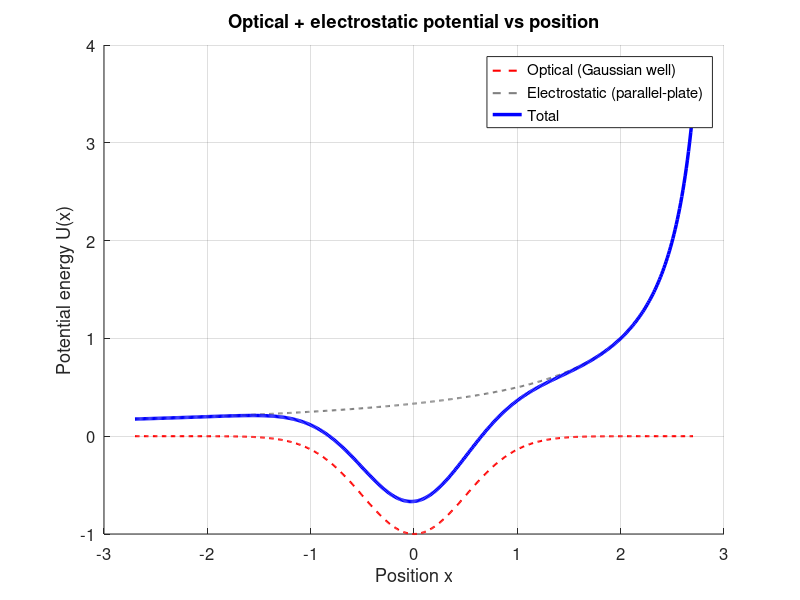

Write the MATLAB code that produced this figure.
%% plotOpticalPlusElectrostatic.m
% Illustrative shape only (not fit to any data): Gaussian optical dipole
% trap potential plus the parallel-plate electrostatic energy, shown
% both separately and summed, vs position.

clear; clc;
scriptDir = fileparts(mfilename('fullpath'));
addpath(scriptDir);

U0 = 1;      % normalized optical trap depth
w0 = 1;      % normalized beam waist
d0 = 3;      % normalized electrostatic gap (plate contact position)
k  = 1;      % normalized electrostatic energy scale

x = linspace(-0.9*d0, 0.9*d0, 500)';
U_optical = -U0 * exp(-2*x.^2/w0^2);
W_electrostatic = k ./ (d0 - x);
U_total = U_optical + W_electrostatic;

figure('Color','w','Name','Optical + electrostatic potential shape');
hold on; grid on;
plot(x, U_optical, 'r--', 'LineWidth', 1.5, 'DisplayName', 'Optical (Gaussian well)');
plot(x, W_electrostatic, 'Color', [0.5 0.5 0.5], 'LineStyle', '--', 'LineWidth', 1.5, 'DisplayName', 'Electrostatic (parallel-plate)');
plot(x, U_total, 'b-', 'LineWidth', 2.5, 'DisplayName', 'Total');
xlabel('Position x');
ylabel('Potential energy U(x)');
title('Optical + electrostatic potential vs position');
legend('Location','best');
set(gca, 'FontSize', 12);

exportgraphics(gcf, fullfile(scriptDir, 'OpticalPlusElectrostaticShape.png'));
fprintf('Saved plot to OpticalPlusElectrostaticShape.png\n');
